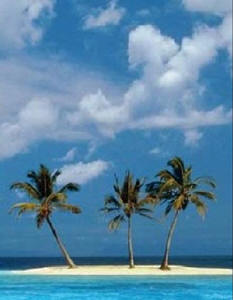
%> input picture ImageBlending/target_2.jpg, 233 x 300 px
$ octave PoissonMixing.m   (GNU Octave 9; MATLAB toolbox functions it lacks are replaced by stand-ins)
%> lines starting %> are read from the running program, lines starting %| are printed output that depends on the picture; in (x1, y1, x2, y2) boxes, pixels count from 0 and x2, y2 are one past the last pixel; in counts of white or black regions, pixels touching at a corner belong together; the program's own positions count from 1
I = PoissonMixingGradients;
function I = PoissonMixingGradients

% read images
target= im2double(imread('target_2.jpg'));
source= im2double(imread('source_2.jpg'));
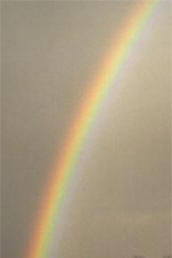
%> input picture ImageBlending/source_2.jpg, 172 x 258 px
mask=imread('mask_2.bmp');
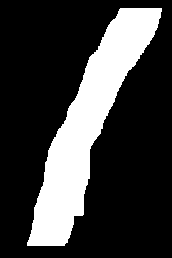
%> input picture ImageBlending/mask_2.bmp, 172 x 258 px
%> mask: size 258x172 logical; 23.7% white; 1 white region, box (x1, y1, x2, y2) and area: (27, 8, 162, 246) 10525

row_offset=130;
col_offset=10;

source_scale=0.6;

source =imresize(source,source_scale);
%> source: size 155x104x3 double
mask =imresize(mask,source_scale);
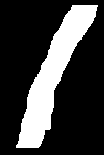
%> mask: size 155x104 logical; 23.7% white; 1 white region, box (x1, y1, x2, y2) and area: (16, 5, 98, 148) 3821

size_target=size(target);
%> size_target = [300 233 3]
size_source=size(source);
%> size_source = [155 104 3]

N=sum(mask(:)); % N: Number of unknown pixels == variables
%> N = 3821

% YOUR CODE STARTS HERE
% enumerating pixels in the mask
mask_id = zeros(size(mask));
mask_id(mask) = 1:N;
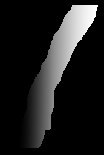
%> mask_id: size 155x104 double; min 0, max 3821, mean 453; drawn with min black and max white

% neighborhood size for each pixel in the mask
[ir,ic] = find(mask);
%> ir = 3821 values from 6 to 148; ic = 3821 values from 17 to 98

Np = zeros(N,1);

for ib=1:N

    i = ir(ib);
    j = ic(ib);

    Np(ib)=  double((row_offset+i> 1))+ ...
             double((col_offset+j> 1))+ ...
             double((row_offset+i< size(target,1))) + ...
             double((col_offset+j< size(target,2)));
end
%> this loop made 3821 passes
%> (i, j) on passes 1 to 3: (146, 17), (147, 17), (148, 17)
%> after the loop, Np = 3821 values from 4 to 4

% compute matrix A
A = sparse(N,N);
for ib = 1:N
    i = ir(ib);
    j = ic(ib);
    A(ib,ib) = Np(ib);
    if (i>1) && (mask(i-1,j) == 1)
        A(ib,mask_id(i-1,j)) = -1;
    end
    if (i<size(mask,1)) && (mask(i+1,j) == 1)
        A(ib,mask_id(i+1,j)) = -1;
    end
    if (j>1) && (mask(i,j-1) == 1)
        A(ib,mask_id(i,j-1)) = -1;
    end
    if (j<size(mask,2)) && (mask(i,j+1) == 1)
        A(ib,mask_id(i,j+1)) = -1;
    end
end

I = target;

for color=1:3 % solve for each colorchannel

    % compute b for each color
    b=zeros(N,1);

    for ib=1:N

    i = ir(ib);
    j = ic(ib);


      if (i>1)
          if abs(source(i,j,color)-source(i-1,j,color)) >= abs((target(row_offset+i,col_offset+j,color)-target(row_offset+i-1,col_offset+j,color)))
              b(ib)=b(ib)+ target(row_offset+i-1,col_offset+j,color)*(1-mask(i-1,j))+...
                          source(i,j,color)-source(i-1,j,color);
          else
              b(ib)=b(ib)+ target(row_offset+i-1,col_offset+j,color)*(1-mask(i-1,j))+...
                          (target(row_offset+i,col_offset+j,color)-target(row_offset+i-1,col_offset+j,color));
          end
      end

      if (i<size(mask,1))
          if abs(source(i,j,color)-source(i+1,j,color)) >= abs((target(row_offset+i,col_offset+j,color)-target(row_offset+i+1,col_offset+j,color)))
              b(ib)=b(ib)+  target(row_offset+i+1,col_offset+j,color)*(1-mask(i+1,j))+ ...
                           source(i,j,color)-source(i+1,j,color);
          else
              b(ib)=b(ib)+  target(row_offset+i+1,col_offset+j,color)*(1-mask(i+1,j))+ ...
                           (target(row_offset+i,col_offset+j,color)-target(row_offset+i+1,col_offset+j,color));
          end
      end

      if (j>1)
          if abs((source(i,j,color)-source(i,j-1,color))) >= abs((target(row_offset+i,col_offset+j,color)-target(row_offset+i,col_offset+j-1,color)))
              b(ib)= b(ib) +  target(row_offset+i,col_offset+j-1,color)*(1-mask(i,j-1))+...
                           source(i,j,color)-source(i,j-1,color);
          else
              b(ib)= b(ib) +  target(row_offset+i,col_offset+j-1,color)*(1-mask(i,j-1))+...
                           (target(row_offset+i,col_offset+j,color)-target(row_offset+i,col_offset+j-1,color));
          end
      end

      if (j<size(mask,2))
          if abs((source(i,j,color)-source(i,j+1,color))) >= abs((target(row_offset+i,col_offset+j,color)-target(row_offset+i,col_offset+j+1,color)))
              b(ib)= b(ib)+ target(row_offset+i,col_offset+j+1,color)*(1-mask(i,j+1))+...
                         source(i,j,color)-source(i,j+1,color);
          else
              b(ib)= b(ib)+ target(row_offset+i,col_offset+j+1,color)*(1-mask(i,j+1))+...
                         (target(row_offset+i,col_offset+j,color)-target(row_offset+i,col_offset+j+1,color));
          end
      end

    end


    % solve linear system A*x = b;
    x = A\b;

    % impaint target image
     for ib=1:N
           I(row_offset+ir(ib),col_offset+ic(ib),color) = x(ib);
     end

end
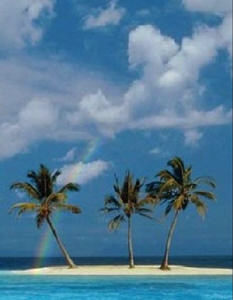
%> I: size 300x233x3 double; mean R, G, B 0.353, 0.534, 0.657; drawn with min black and max white
%> after the loop, b = 3821 values, max 1.95 at index 8, min -0.498 at index 1112, mean 0.071
% YOUR CODE ENDS HERE
figure(1); imshow(source);
figure(2); imshow(target);
figure(3); imshow(I);
figure(4); imshow(I - target);
%> after `imshow(I - target)`:
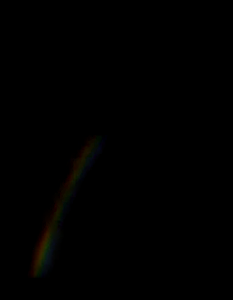
%> displayed picture: size 300x233x3, on the screen's scale of 0 to 255; mean R, G, B 0.6, 0.5, 0.2


end
